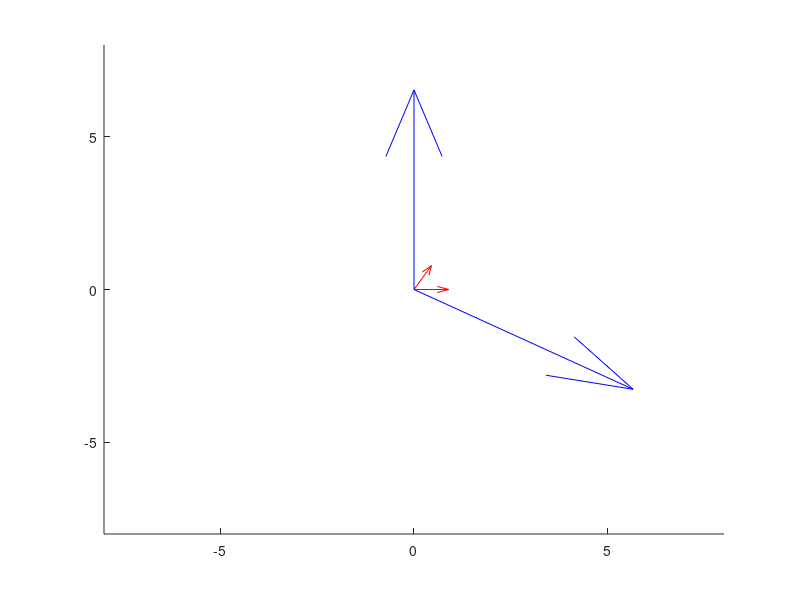
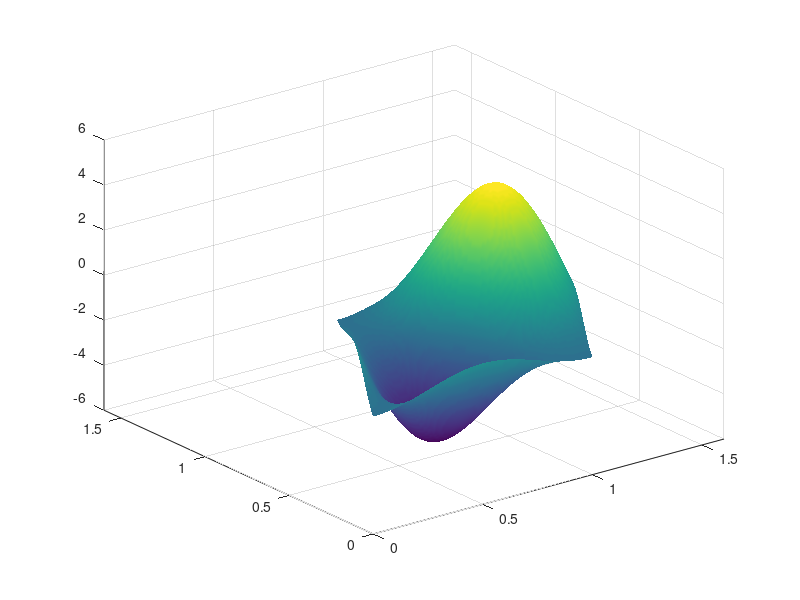

Source code (MATLAB) for these figures, in order: (Note: this script raises an error after producing the figures.)
clc;
clear;
% a=[[1/2,sqrt(3)/2];[-1/2,sqrt(3)/2]]
a=[[1,0];[0.5,sqrt(3)/2]];
b=inv(a')*2*pi;
%%
figure()
hold on;
quiver(0, 0, a(1,1), a(1,2), 'AutoScale', 'on',Color='red')
quiver(0, 0, a(2,1), a(2,2), 'AutoScale', 'on',Color='red')

quiver(0, 0, b(1,1), b(1,2), 'AutoScale', 'on',Color='blue')
quiver(0, 0, b(2,1), b(2,2), 'AutoScale', 'on',Color='blue')
xlim([-8,8]);
ylim([-8,8]);
%%
x=0:0.01:1;
y=0:0.01:1;
[x,y]=meshgrid(x,y);
X=x*a(1,1)+y*a(2,1);
Y=x*a(1,2)+y*a(2,2);
%%

g1=b(2,:);
g2=-b(1,:);
g3=g2-g1;
% g1=b(1,:)+b(2,:);
% g2=b(1,:);
% g3=g2-g1;
g4=-g1;
g5=-g2;
g6=-g3;
d1=X*g1(1)+Y*g1(2);
d2=X*g2(1)+Y*g2(2);
d3=X*g3(1)+Y*g3(2);
d4=X*g4(1)+Y*g4(2);
d5=X*g5(1)+Y*g5(2);
d6=X*g6(1)+Y*g6(2);

% V1=2.3*exp(1j*deg2rad(30.8))
% V1=1.116*exp(1j*deg2rad(29.5)) %MoSe2 AA norelax 
% V1=1.498*exp(1j*deg2rad(64.72)) %MoSe2 AA relax
% V1=-0.7606*exp(1j*deg2rad(-57.03))% MoSe2 AB relax
% V1=0.3431*exp(1j*deg2rad(30.42)) %MoS2 AA norelax
% V1=1.05*exp(1j*deg2rad(67.11)) %MoS2 AA relax
% V1=0.18*exp(1j*deg2rad(0)) %MoS2 AB norelax
 V1=0.8832*exp(1j*deg2rad(98.51)) %MoS2 AB relax
V2=conj(V1)
% V1=1
% V2=1
Z=V1*exp(1j*d1)+V2*exp(1j*d4)+ ...
  V2*exp(1j*d2)+V1*exp(1j*d5)+ ...
  V1*exp(1j*d3)+V2*exp(1j*d6);

figure('Color','white')
% contour(X, Y, Z, 50)
surf(X, Y, Z)
%pcolor(X,Y,Z)
xlim([0,1.6]);
ylim([0,1.6]);
shading interp
colormap(slanCM('RdBu'))
colorbar;
axis off;
grid off;
view(0,90)
axis off;
% print('exciton_MoSe2','-dpng','-r600')
% print('exciton_MoSe2_relax','-dpng','-r600')
print('exciton_MoS2_relax_AB','-dpng','-r600')
% caxis([-10,10])
%% For moire
theta=deg2rad(10);
% theta=1;
am =[[1,0];[0.5,sqrt(3)/2]]/theta;
tmp=cross([g1,0],[0,0,1])
gm1=tmp(1:2)*theta
tmp=cross([g2,0],[0,0,1])
gm2=tmp(1:2)*theta
tmp=cross([g3,0],[0,0,1])
gm3=tmp(1:2)*theta
tmp=cross([g4,0],[0,0,1])
gm4=tmp(1:2)*theta
tmp=cross([g5,0],[0,0,1])
gm5=tmp(1:2)*theta
tmp=cross([g6,0],[0,0,1])
gm6=tmp(1:2)*theta
%% Fit
x=0:0.01:1;
y=0;
X=x*am(1,1)+y*am(2,1);
Y=x*am(1,2)+y*am(2,2);
d1=X*gm1(1)+Y*gm1(2);
d2=X*gm2(1)+Y*gm2(2);
d3=X*gm3(1)+Y*g3(2);
d4=X*gm4(1)+Y*gm4(2);
d5=X*gm5(1)+Y*gm5(2);
d6=X*gm6(1)+Y*gm6(2);
Z=V1*exp(1j*d1)+V2*exp(1j*d4)+ ...
  V2*exp(1j*d2)+V1*exp(1j*d5)+ ...
  V1*exp(1j*d3)+V2*exp(1j*d6);

figure('Color','white')
plot(X,Z)
%%
x=0:0.01:5;
y=0:0.01:5;
[x,y]=meshgrid(x,y);
X=x*am(1,1)+y*am(2,1);
Y=x*am(1,2)+y*am(2,2);

d1=X*gm1(1)+Y*gm1(2);
d2=X*gm2(1)+Y*gm2(2);
d3=X*gm3(1)+Y*gm3(2);
d4=X*gm4(1)+Y*gm4(2);
d5=X*gm5(1)+Y*gm5(2);
d6=X*gm6(1)+Y*gm6(2);
Z=V1*exp(1j*d1)+V2*exp(1j*d4)+ ...
  V2*exp(1j*d2)+V1*exp(1j*d5)+ ...
  V1*exp(1j*d3)+V2*exp(1j*d6);

figure('Color','white')
% contour(X, Y, Z, 50)
surf(X, Y, Z)
%pcolor(X,Y,Z)
% xlim([13.2,26.5]);
% ylim([4.2,18.5]);
xlim([13.5,29]);
ylim([6.5,22]);
% % xlim([16,30]);
% % ylim([4,19]);
% xlim([0,1.6]);
% ylim([0,1.6]);
shading interp
colormap(slanCM('RdBu'))
colorbar;
shading interp;
view(0,90)
axis off;
% print('exciton_MoSe2_moire_relax','-dpng','-r600')
% print('exciton_MoSe2_moire','-dpng','-r600')
print('exciton_MoS2_moire_relax_AB','-dpng','-r600')
%% Fit
a=[[1,0];[0.5,sqrt(3)/2]];
b=inv(a')*2*pi;
x=[0,0.333333]
y=[0,0.333333]
X=x*a(1,1)+y*a(2,1);
Y=x*a(1,2)+y*a(2,2);
Z=[10,-10]
g1=b(2,:);
g2=-b(1,:);
g3=g2-g1;
g4=-g1;
g5=-g2;
g6=-g3;

d1=X*g1(1)+Y*g1(2);
d2=X*g2(1)+Y*g2(2);
d3=X*g3(1)+Y*g3(2);
d4=X*g4(1)+Y*g4(2);
d5=X*g5(1)+Y*g5(2);
d6=X*g6(1)+Y*g6(2);
V1=1.116*exp(1j*deg2rad(30))
V2=conj(V1)

myfittype=fittype(@(V,phi,g11,g12,g21,g22,g31,g32,g41,g42,g51,g52,g61,g62,X,Y)  V*exp(1j*deg2rad(phi)*(X*g11+Y*g12))+ ...
                                V*exp(1j*deg2rad(phi)*(X*g31+Y*g32))+ ...
                                V*exp(1j*deg2rad(phi)*(X*g51+Y*g52))+...
                               conj(V)*exp(1j*deg2rad(phi)*(X*g21+Y*g22))+...
                               conj(V)*exp(1j*deg2rad(phi)*(X*g41+Y*g42))+...
                               conj(V)*exp(1j*deg2rad(phi)*(X*g61+Y*g62)), ...
                               'problem', {'g11','g12','g21','g22','g31','g32', ...
                               'g41','g42','g51','g52','g61','g62'},...
                               'independent', {'X','Y'}, ...
                               'dependent', 'Z')

f2 = fit( [X',Y'] ,Z, myfittype, 'problem', {g1(1),g1(2),g2(1),g2(2),g3(1),g3(2),g4(1),g4(2),g5(1),g5(2),g6(1),g6(2)}, 'start', [1, 2] )
